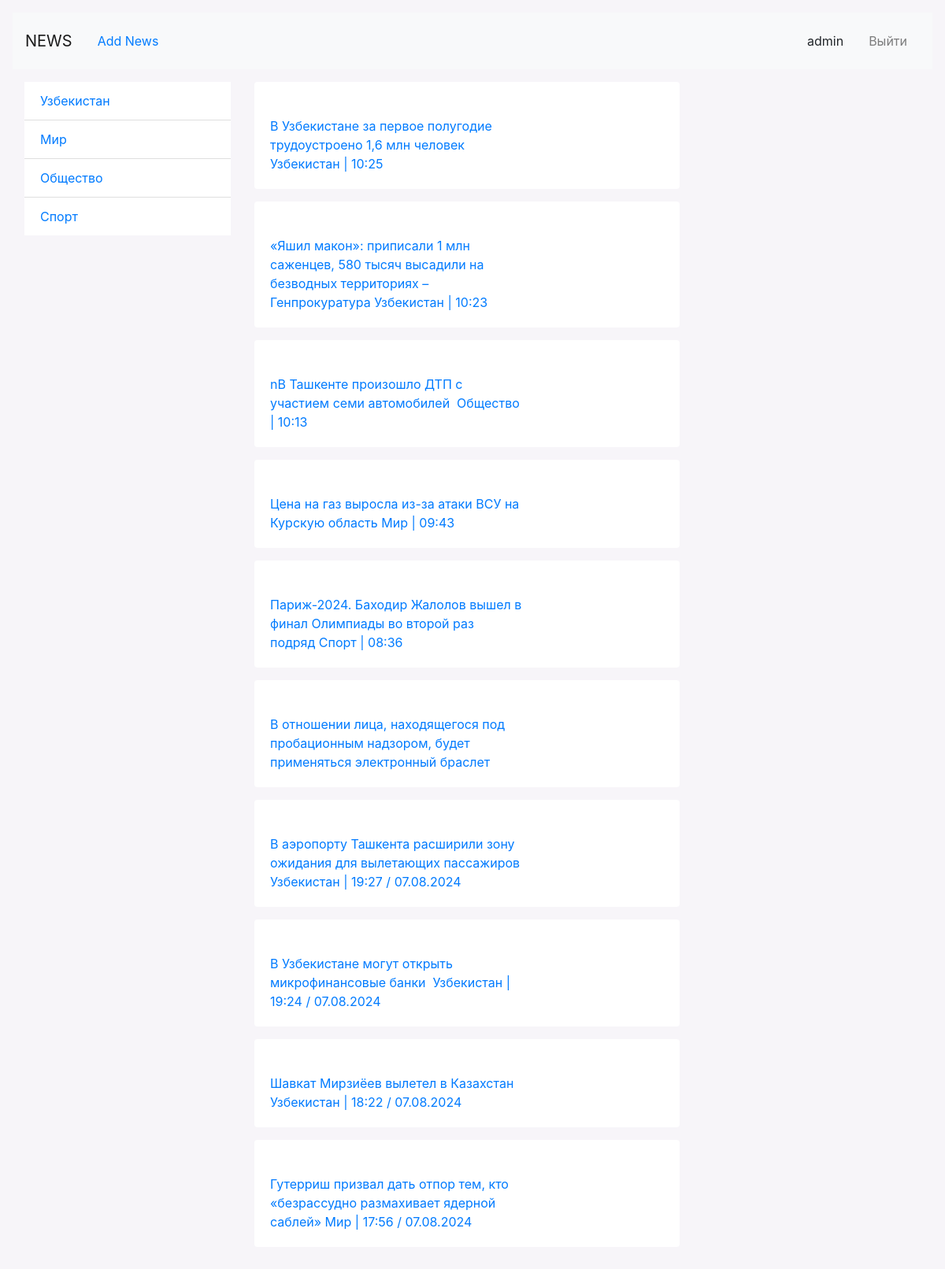
The app's page / (signed in) with its own data.
### main/models.py (models this page shows, shortened)
class Categories(models.Model):
    title = models.CharField(max_length=220)
    link = models.CharField(max_length=220)

class Articles(models.Model):
    title = models.CharField(max_length=220)
    description = models.CharField(max_length=220)
    categories = models.ForeignKey(Categories, on_delete=models.CASCADE)

### main/views.py (the view)
# urls.py: path('', main_page, name='main_page')
def main_page(request):
    categories = Categories.objects.all()
    articles = Articles.objects.all()
    context = {
        'title': 'Главная страница',
        'categories': categories,
        'articles': articles
    }
    return render(request, 'main/index.html', context=context)

### main/templates/main/index.html (shortened to what this page needs)
<!doctype html>
<html lang="en">
<head>
    <link rel="stylesheet" href="https://stackpath.bootstrapcdn.com/bootstrap/4.4.1/css/bootstrap.min.css"
>
</head>
<body style="background: #f7f5f9;">
<div class="m-3">
    <nav class="navbar navbar-expand-lg navbar-light bg-light">
        <a class="navbar-brand" href="{% url 'main_page' %}">NEWS</a>
        <div class="collapse navbar-collapse" id="navbarSupportedContent">
            {% if user.is_authenticated %}
            <a class="nav-link" href="#">Add News</a>
            <ul class="navbar-nav ml-auto">
                <li class="nav-item">
                    <p class="m-3">{{ user.username }}</p>
                </li>
                <li class="nav-item">
                    <form method="post" action="#">
                        <button type="submit" class="nav-link btn btn-link m-3"
                                style="display: inline; padding: 0; border: none; background: none;">Выйти
                        </button>
                    </form>
                </li>
            </ul>
            {% endif %}
        </div>
    </nav>
</div>
<div class="m-3 d-flex">
    <div class="col-md-3">
        <ul class="list-group list-group-flush">
            {% for category in categories %}
            <li class="list-group-item">
                <a href="#">{{ category.title }}</a>
            </li>
            {% endfor %}
        </ul>
    </div>
    <div class="col-md-9">
        {% for article in articles %}
        <div class="card mb-3" style="max-width: 540px; border: None;">
            <div class="row no-gutters">
                <div class="col-md-8">
                    <div class="card-body">
                        <br>
                        <a href="#" class="card-title">{{ article.title }}</a>
                    </div>
                </div>
            </div>
        </div>
        {% endfor %}
    </div>
</div>
</body>
</html>

### records on screen
Categories: title "Узбекистан"
Categories: title "Мир"
Categories: title "Общество"
Categories: title "Спорт"
Articles: title "В Узбекистане за первое полугодие трудоустроено 1,6 млн человек Узбекистан | 10:25"
Articles: title "«Яшил макон»: приписали 1 млн саженцев, 580 тысяч высадили на безводных территориях – Генпрокуратура Узбекистан | 10:23"
Articles: title "nВ Ташкенте произошло ДТП с участием семи автомобилей Общество | 10:13"
Articles: title "Цена на газ выросла из-за атаки ВСУ на Курскую область Мир | 09:43"
Articles: title "Париж-2024. Баходир Жалолов вышел в финал Олимпиады во второй раз подряд Спорт | 08:36"
Articles: title "В отношении лица, находящегося под пробационным надзором, будет применяться электронный браслет"
Articles: title "В аэропорту Ташкента расширили зону ожидания для вылетающих пассажиров Узбекистан | 19:27 / 07.08.2024"
Articles: title "В Узбекистане могут открыть микрофинансовые банки Узбекистан | 19:24 / 07.08.2024"
Articles: title "Шавкат Мирзиёев вылетел в Казахстан Узбекистан | 18:22 / 07.08.2024"
Articles: title "Гутерриш призвал дать отпор тем, кто «безрассудно размахивает ядерной саблей» Мир | 17:56 / 07.08.2024"

### other values on screen
{{ user.username }} "admin"
